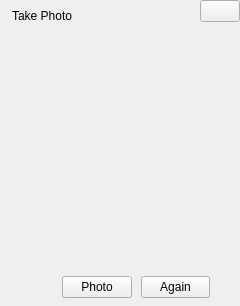
<?xml version="1.0" encoding="UTF-8"?>
<ui version="4.0">
 <class>TakePhotoDialog</class>
 <widget class="FramelessDialog" name="TakePhotoDialog">
  <property name="geometry">
   <rect>
    <x>0</x>
    <y>0</y>
    <width>240</width>
    <height>306</height>
   </rect>
  </property>
  <property name="windowTitle">
   <string>TakePhotoDialog</string>
  </property>
  <layout class="QVBoxLayout" name="verticalLayoutMain">
   <property name="spacing">
    <number>0</number>
   </property>
   <property name="leftMargin">
    <number>0</number>
   </property>
   <property name="topMargin">
    <number>0</number>
   </property>
   <property name="rightMargin">
    <number>0</number>
   </property>
   <property name="bottomMargin">
    <number>0</number>
   </property>
   <item>
    <widget class="QWidget" name="widgetTitleBar" native="true">
     <property name="minimumSize">
      <size>
       <width>0</width>
       <height>32</height>
      </size>
     </property>
     <property name="maximumSize">
      <size>
       <width>16777215</width>
       <height>32</height>
      </size>
     </property>
     <layout class="QHBoxLayout" name="horizontalLayout_2">
      <property name="leftMargin">
       <number>12</number>
      </property>
      <property name="topMargin">
       <number>0</number>
      </property>
      <property name="rightMargin">
       <number>0</number>
      </property>
      <property name="bottomMargin">
       <number>0</number>
      </property>
      <item>
       <widget class="QLabel" name="labelTitle">
        <property name="text">
         <string>Take Photo</string>
        </property>
       </widget>
      </item>
      <item>
       <spacer name="horizontalSpacer_2">
        <property name="orientation">
         <enum>Qt::Horizontal</enum>
        </property>
        <property name="sizeHint" stdset="0">
         <size>
          <width>40</width>
          <height>20</height>
         </size>
        </property>
       </spacer>
      </item>
      <item>
       <layout class="QGridLayout" name="gridLayout">
        <property name="spacing">
         <number>0</number>
        </property>
        <item row="0" column="1">
         <widget class="StylePushButton" name="btnClose">
          <property name="text">
           <string/>
          </property>
         </widget>
        </item>
        <item row="1" column="1">
         <spacer name="verticalSpacer_4">
          <property name="orientation">
           <enum>Qt::Vertical</enum>
          </property>
          <property name="sizeHint" stdset="0">
           <size>
            <width>20</width>
            <height>40</height>
           </size>
          </property>
         </spacer>
        </item>
       </layout>
      </item>
     </layout>
    </widget>
   </item>
   <item>
    <widget class="QLabel" name="videoWidget">
     <property name="minimumSize">
      <size>
       <width>240</width>
       <height>240</height>
      </size>
     </property>
     <property name="maximumSize">
      <size>
       <width>240</width>
       <height>240</height>
      </size>
     </property>
     <property name="text">
      <string/>
     </property>
    </widget>
   </item>
   <item>
    <widget class="QWidget" name="widgetBottomBar" native="true">
     <property name="minimumSize">
      <size>
       <width>0</width>
       <height>31</height>
      </size>
     </property>
     <property name="maximumSize">
      <size>
       <width>16777215</width>
       <height>31</height>
      </size>
     </property>
     <layout class="QHBoxLayout" name="horizontalLayout">
      <property name="spacing">
       <number>9</number>
      </property>
      <property name="leftMargin">
       <number>0</number>
      </property>
      <property name="topMargin">
       <number>0</number>
      </property>
      <property name="rightMargin">
       <number>0</number>
      </property>
      <property name="bottomMargin">
       <number>0</number>
      </property>
      <item>
       <spacer name="horizontalSpacer_3">
        <property name="orientation">
         <enum>Qt::Horizontal</enum>
        </property>
        <property name="sizeHint" stdset="0">
         <size>
          <width>40</width>
          <height>20</height>
         </size>
        </property>
       </spacer>
      </item>
      <item>
       <widget class="QLabel" name="labelNum">
        <property name="minimumSize">
         <size>
          <width>24</width>
          <height>24</height>
         </size>
        </property>
        <property name="maximumSize">
         <size>
          <width>24</width>
          <height>24</height>
         </size>
        </property>
        <property name="text">
         <string/>
        </property>
        <property name="scaledContents">
         <bool>true</bool>
        </property>
       </widget>
      </item>
      <item>
       <widget class="QPushButton" name="pushButtonOK">
        <property name="minimumSize">
         <size>
          <width>64</width>
          <height>0</height>
         </size>
        </property>
        <property name="text">
         <string>Photo</string>
        </property>
       </widget>
      </item>
      <item>
       <widget class="QPushButton" name="pushButtonRephoto">
        <property name="minimumSize">
         <size>
          <width>64</width>
          <height>0</height>
         </size>
        </property>
        <property name="text">
         <string>Again</string>
        </property>
       </widget>
      </item>
      <item>
       <spacer name="horizontalSpacer">
        <property name="orientation">
         <enum>Qt::Horizontal</enum>
        </property>
        <property name="sizeHint" stdset="0">
         <size>
          <width>40</width>
          <height>20</height>
         </size>
        </property>
       </spacer>
      </item>
     </layout>
    </widget>
   </item>
  </layout>
 </widget>
 <layoutdefault spacing="6" margin="11"/>
 <customwidgets>
  <customwidget>
   <class>FramelessDialog</class>
   <extends>QWidget</extends>
   <header>framelessdialog.h</header>
   <container>1</container>
  </customwidget>
  <customwidget>
   <class>StylePushButton</class>
   <extends>QPushButton</extends>
   <header>stylepushbutton.h</header>
  </customwidget>
 </customwidgets>
 <resources/>
 <connections/>
</ui>
